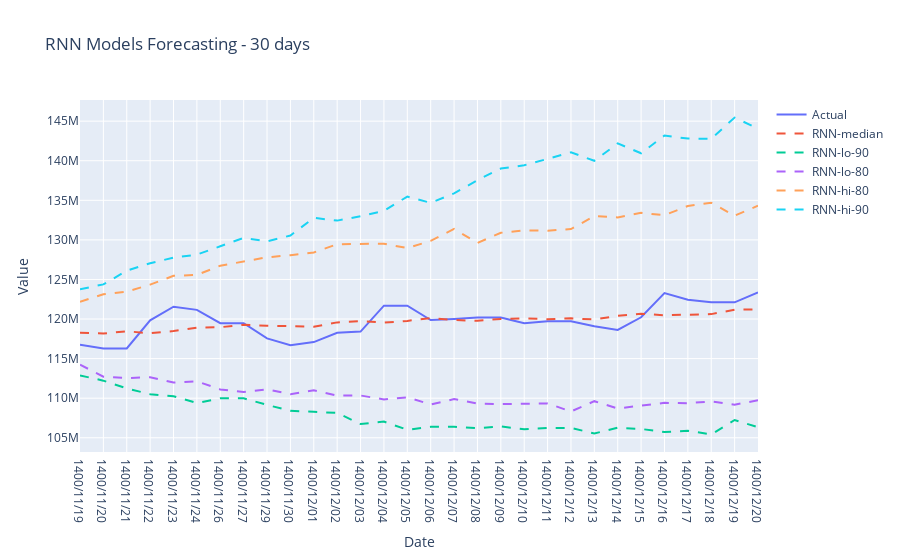

The code cell stored with this chart in its notebook:
### Code cell
fcst = NeuralForecast(
    models=[RNN(h=30,
                input_size=-1,
                inference_input_size=24,
                loss=MQLoss(level=[80, 90]),
                scaler_type='robust',
                encoder_n_layers=2,
                encoder_hidden_size=128,
                context_size=10,
                decoder_hidden_size=128,
                decoder_layers=2,
                max_steps=300
                #futr_exog_list=['y_[lag12]'],
                #hist_exog_list=['y_[lag12]'],
                #stat_exog_list=['Close'],
                )
    ],
    freq='D'
)
fcst.fit(df=Y_train_df, val_size=30)

# Create future dataframe with expected combinations of IDs and times
futr_df = fcst.make_future_dataframe(df=Y_train_df)

forecasts = fcst.predict(futr_df=futr_df)

fig = go.Figure()
fig.add_trace(go.Scatter(x=Added_data.index[1200:1230], y=Close['y'].values[1200:1230], mode='lines', name='Actual'))
for col in forecasts.columns[1:]:

    fig.add_trace(go.Scatter(x=Added_data.index[1200:1230], y=forecasts[f'{col}'].values, mode='lines', name=col, line=dict(dash='dash')))
#fig.add_trace(go.Scatter(x=Added_data.index[1200:1700], y=forecasts_df['DynamicOptimizedTheta-hi-90'].values, mode='lines', name='trend', line=dict(dash='dash')))

fig.update_layout(title='RNN Models Forecasting - 30 days', xaxis_title='Date', yaxis_title='Value', hovermode='x')
fig.show()
